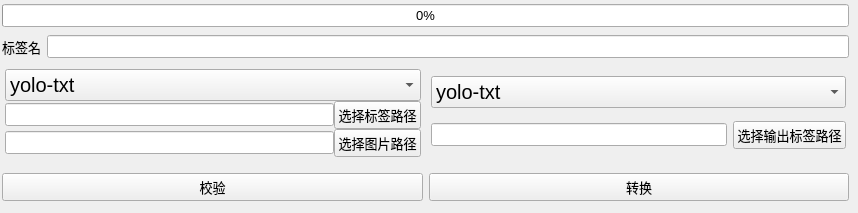
<?xml version="1.0" encoding="UTF-8"?>
<ui version="4.0">
 <class>Label_Change_Tool_window</class>
 <widget class="QMainWindow" name="Label_Change_Tool_window">
  <property name="geometry">
   <rect>
    <x>0</x>
    <y>0</y>
    <width>858</width>
    <height>213</height>
   </rect>
  </property>
  <property name="minimumSize">
   <size>
    <width>858</width>
    <height>213</height>
   </size>
  </property>
  <property name="maximumSize">
   <size>
    <width>858</width>
    <height>213</height>
   </size>
  </property>
  <property name="font">
   <font>
    <pointsize>10</pointsize>
   </font>
  </property>
  <property name="windowTitle">
   <string>Label_Change_Tool</string>
  </property>
  <widget class="QWidget" name="centralwidget">
   <widget class="QWidget" name="verticalLayoutWidget_3">
    <property name="geometry">
     <rect>
      <x>0</x>
      <y>0</y>
      <width>851</width>
      <height>211</height>
     </rect>
    </property>
    <layout class="QVBoxLayout" name="all_verticalLayout">
     <property name="leftMargin">
      <number>2</number>
     </property>
     <property name="topMargin">
      <number>2</number>
     </property>
     <property name="rightMargin">
      <number>2</number>
     </property>
     <property name="bottomMargin">
      <number>5</number>
     </property>
     <item>
      <widget class="QProgressBar" name="progressBar">
       <property name="value">
        <number>0</number>
       </property>
      </widget>
     </item>
     <item>
      <layout class="QHBoxLayout" name="labelname_horizontalLayout">
       <item>
        <widget class="QLabel" name="labelname_label">
         <property name="text">
          <string>标签名</string>
         </property>
        </widget>
       </item>
       <item>
        <widget class="QLineEdit" name="labelname_lineEdit"/>
       </item>
      </layout>
     </item>
     <item>
      <layout class="QHBoxLayout" name="select_horizontalLayout">
       <property name="leftMargin">
        <number>1</number>
       </property>
       <property name="topMargin">
        <number>1</number>
       </property>
       <property name="rightMargin">
        <number>1</number>
       </property>
       <property name="bottomMargin">
        <number>3</number>
       </property>
       <item>
        <layout class="QVBoxLayout" name="before_verticalLayout" stretch="3,1,1">
         <property name="spacing">
          <number>0</number>
         </property>
         <property name="sizeConstraint">
          <enum>QLayout::SetDefaultConstraint</enum>
         </property>
         <property name="leftMargin">
          <number>2</number>
         </property>
         <property name="topMargin">
          <number>2</number>
         </property>
         <property name="rightMargin">
          <number>2</number>
         </property>
         <property name="bottomMargin">
          <number>5</number>
         </property>
         <item>
          <widget class="QComboBox" name="before_comboBox">
           <property name="font">
            <font>
             <pointsize>15</pointsize>
            </font>
           </property>
           <item>
            <property name="text">
             <string>yolo-txt</string>
            </property>
           </item>
           <item>
            <property name="text">
             <string>pascal-voc</string>
            </property>
           </item>
           <item>
            <property name="text">
             <string>精灵标注助手-xml</string>
            </property>
           </item>
          </widget>
         </item>
         <item>
          <layout class="QHBoxLayout" name="before_label_horizontalLayout">
           <item>
            <widget class="QLineEdit" name="before_label_lineEdit"/>
           </item>
           <item>
            <widget class="QPushButton" name="before_label_pushButton">
             <property name="text">
              <string>选择标签路径</string>
             </property>
            </widget>
           </item>
          </layout>
         </item>
         <item>
          <layout class="QHBoxLayout" name="before_pic_horizontalLayout">
           <item>
            <widget class="QLineEdit" name="before_pic_lineEdit"/>
           </item>
           <item>
            <widget class="QPushButton" name="pushButton">
             <property name="text">
              <string>选择图片路径</string>
             </property>
            </widget>
           </item>
          </layout>
         </item>
        </layout>
       </item>
       <item>
        <layout class="QVBoxLayout" name="after_verticalLayout">
         <property name="leftMargin">
          <number>2</number>
         </property>
         <property name="topMargin">
          <number>2</number>
         </property>
         <property name="rightMargin">
          <number>2</number>
         </property>
         <property name="bottomMargin">
          <number>5</number>
         </property>
         <item>
          <widget class="QComboBox" name="after_comboBox">
           <property name="font">
            <font>
             <pointsize>15</pointsize>
            </font>
           </property>
           <item>
            <property name="text">
             <string>yolo-txt</string>
            </property>
           </item>
           <item>
            <property name="text">
             <string>pascal-voc</string>
            </property>
           </item>
           <item>
            <property name="text">
             <string>精灵标注助手-xml</string>
            </property>
           </item>
          </widget>
         </item>
         <item>
          <layout class="QHBoxLayout" name="after_label_horizontalLayout">
           <item>
            <widget class="QLineEdit" name="after_label_lineEdit_2"/>
           </item>
           <item>
            <widget class="QPushButton" name="before_label_pushButton_2">
             <property name="text">
              <string>选择输出标签路径</string>
             </property>
            </widget>
           </item>
          </layout>
         </item>
        </layout>
       </item>
      </layout>
     </item>
     <item>
      <layout class="QHBoxLayout" name="horizontalLayout_2">
       <item>
        <widget class="QPushButton" name="pushButton_2">
         <property name="text">
          <string>校验</string>
         </property>
        </widget>
       </item>
       <item>
        <widget class="QPushButton" name="pushButton_3">
         <property name="text">
          <string>转换</string>
         </property>
        </widget>
       </item>
      </layout>
     </item>
    </layout>
   </widget>
  </widget>
 </widget>
 <resources/>
 <connections/>
</ui>
